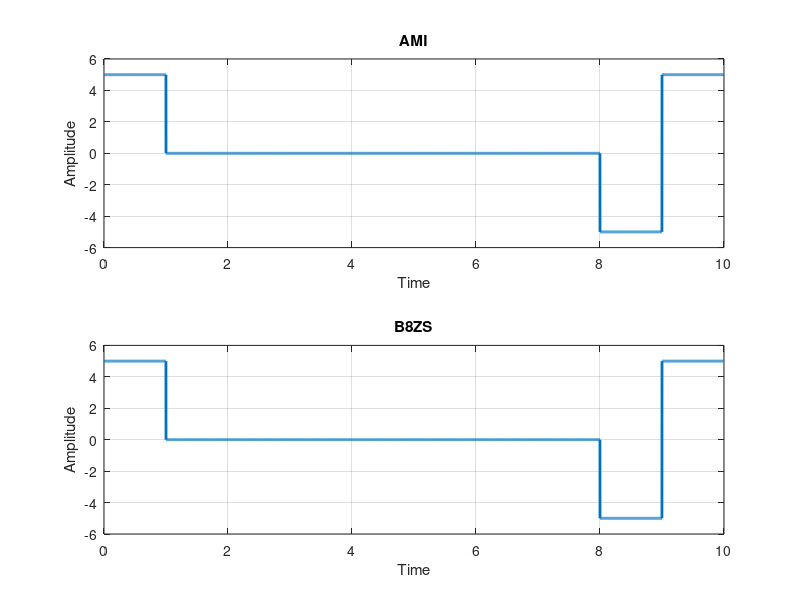

Reproduce this figure in MATLAB.
clc;
close all;
clear all;

bits = [1 0 0 0 0 0 0 0 1 1];
%bits = input('Give a input bit sequence: ');
bitrate = 1;
n = 1000;
T = length(bits)/bitrate;
N = length(bits) * n;
dt = T/N;
t = 0:dt:T-dt;

previous = -5; %Assuming Previous was -5;
x = zeros(1, length(t));
for i=1:length(bits)
    if(bits(i) == 1)
       x((i-1)*n+1: i*n) = previous * (-1);
       previous = previous * (-1);
    end
end
subplot(2,1,1);
plot(t, x, 'Linewidth', 2);
grid on;
title('AMI');
xlabel('Time');
ylabel('Amplitude');


y = zeros(1, length(x)/n);
for i=1:length(y)
    if(x((i-1)*n +1) ~= 0)
        y(i) = 1;
    end
end
count = 0;

previous = -previous;
for i=1:length(y)
    if(y(i) == 0)
        count = count + 1;
        if count == 8
            x((i-5)*n+1:(i-4)*n) = previous;
            x((i-4)*n+1:(i-3)*n) = previous*(-1);
            previous = -previous;
            x((i-2)*n+1:(i-1)*n) = previous;
            x((i-1)*n+1:i*n) = previous*(-1);
        end
    else
        count = 0;
    end
end

subplot(2,1,2);
plot(t, x, 'Linewidth', 2);
grid on;
title('B8ZS');
xlabel('Time');
ylabel('Amplitude');

%Decoding
y = zeros(1, length(x)/n);
for i=1:length(y)
    if(x((i-1)*n +1) ~= 0)
        y(i) = 1;
    end
end

count = 0;
for i=1:length(y)
    if(((count >= 0 && count <= 3)||(count == 5)) && y(i) == 0)
        count = count+1;
    elseif(((count == 3)||(count == 4)) && y(i) == 1)
           count = count+1; 
    elseif(((count == 6)||(count == 7)) && y(i) == 1)
            y(i-5) = 0;
            y(i-4) = 0;
            y(i-2) = 0;
            y(i-1) = 0;
    else
        count = 0;
    end
end
disp(y);
